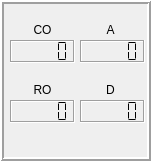
   <widget class="QFrame" name="OutputFrame">
    <property name="geometry">
     <rect>
      <x>940</x>
      <y>560</y>
      <width>151</width>
      <height>161</height>
     </rect>
    </property>
    <property name="frameShape">
     <enum>QFrame::Box</enum>
    </property>
    <property name="frameShadow">
     <enum>QFrame::Raised</enum>
    </property>
    <property name="lineWidth">
     <number>2</number>
    </property>
    <widget class="QLabel" name="label_27">
     <property name="geometry">
      <rect>
       <x>80</x>
       <y>20</y>
       <width>61</width>
       <height>20</height>
      </rect>
     </property>
     <property name="text">
      <string>A</string>
     </property>
     <property name="alignment">
      <set>Qt::AlignCenter</set>
     </property>
    </widget>
    <widget class="QLabel" name="label_26">
     <property name="geometry">
      <rect>
       <x>10</x>
       <y>80</y>
       <width>65</width>
       <height>20</height>
      </rect>
     </property>
     <property name="text">
      <string>RO</string>
     </property>
     <property name="alignment">
      <set>Qt::AlignCenter</set>
     </property>
    </widget>
    <widget class="QLCDNumber" name="ROlcd">
     <property name="geometry">
      <rect>
       <x>10</x>
       <y>100</y>
       <width>65</width>
       <height>23</height>
      </rect>
     </property>
     <property name="layoutDirection">
      <enum>Qt::LeftToRight</enum>
     </property>
     <property name="autoFillBackground">
      <bool>true</bool>
     </property>
     <property name="frameShape">
      <enum>QFrame::Box</enum>
     </property>
     <property name="frameShadow">
      <enum>QFrame::Sunken</enum>
     </property>
     <property name="lineWidth">
      <number>1</number>
     </property>
     <property name="mode">
      <enum>QLCDNumber::Bin</enum>
     </property>
     <property name="segmentStyle">
      <enum>QLCDNumber::Flat</enum>
     </property>
    </widget>
    <widget class="QLabel" name="label_25">
     <property name="geometry">
      <rect>
       <x>10</x>
       <y>20</y>
       <width>65</width>
       <height>20</height>
      </rect>
     </property>
     <property name="text">
      <string>CO</string>
     </property>
     <property name="alignment">
      <set>Qt::AlignCenter</set>
     </property>
    </widget>
    <widget class="QLCDNumber" name="Alcd">
     <property name="geometry">
      <rect>
       <x>80</x>
       <y>40</y>
       <width>65</width>
       <height>23</height>
      </rect>
     </property>
     <property name="layoutDirection">
      <enum>Qt::LeftToRight</enum>
     </property>
     <property name="autoFillBackground">
      <bool>true</bool>
     </property>
     <property name="frameShape">
      <enum>QFrame::Box</enum>
     </property>
     <property name="frameShadow">
      <enum>QFrame::Sunken</enum>
     </property>
     <property name="lineWidth">
      <number>1</number>
     </property>
     <property name="digitCount">
      <number>5</number>
     </property>
     <property name="mode">
      <enum>QLCDNumber::Hex</enum>
     </property>
     <property name="segmentStyle">
      <enum>QLCDNumber::Flat</enum>
     </property>
    </widget>
    <widget class="QLCDNumber" name="COlcd">
     <property name="geometry">
      <rect>
       <x>10</x>
       <y>40</y>
       <width>65</width>
       <height>23</height>
      </rect>
     </property>
     <property name="layoutDirection">
      <enum>Qt::LeftToRight</enum>
     </property>
     <property name="autoFillBackground">
      <bool>true</bool>
     </property>
     <property name="frameShape">
      <enum>QFrame::Box</enum>
     </property>
     <property name="frameShadow">
      <enum>QFrame::Sunken</enum>
     </property>
     <property name="lineWidth">
      <number>1</number>
     </property>
     <property name="mode">
      <enum>QLCDNumber::Bin</enum>
     </property>
     <property name="segmentStyle">
      <enum>QLCDNumber::Flat</enum>
     </property>
    </widget>
    <widget class="QLabel" name="label_28">
     <property name="geometry">
      <rect>
       <x>80</x>
       <y>80</y>
       <width>61</width>
       <height>20</height>
      </rect>
     </property>
     <property name="text">
      <string>D</string>
     </property>
     <property name="alignment">
      <set>Qt::AlignCenter</set>
     </property>
    </widget>
    <widget class="QLCDNumber" name="Dlcd">
     <property name="geometry">
      <rect>
       <x>80</x>
       <y>100</y>
       <width>65</width>
       <height>23</height>
      </rect>
     </property>
     <property name="layoutDirection">
      <enum>Qt::LeftToRight</enum>
     </property>
     <property name="autoFillBackground">
      <bool>true</bool>
     </property>
     <property name="frameShape">
      <enum>QFrame::Box</enum>
     </property>
     <property name="frameShadow">
      <enum>QFrame::Sunken</enum>
     </property>
     <property name="lineWidth">
      <number>1</number>
     </property>
     <property name="digitCount">
      <number>5</number>
     </property>
     <property name="mode">
      <enum>QLCDNumber::Hex</enum>
     </property>
     <property name="segmentStyle">
      <enum>QLCDNumber::Flat</enum>
     </property>
    </widget>
   </widget>
